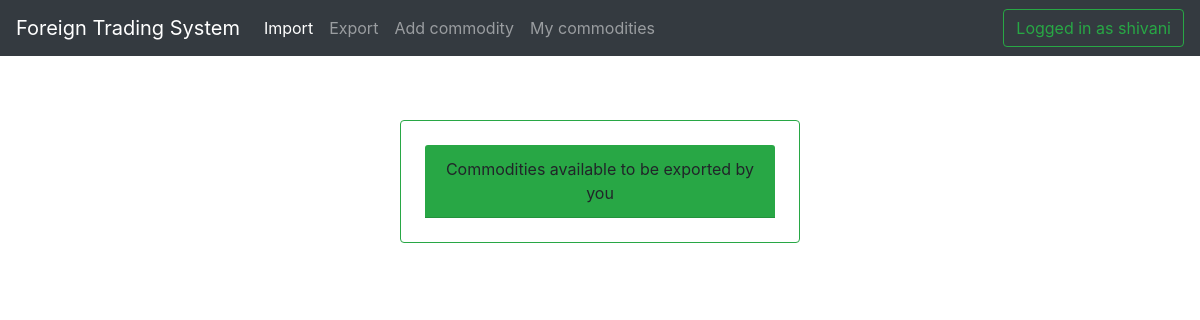
Page /trade/mycommodities/view/ (signed in) on the earlier database version.
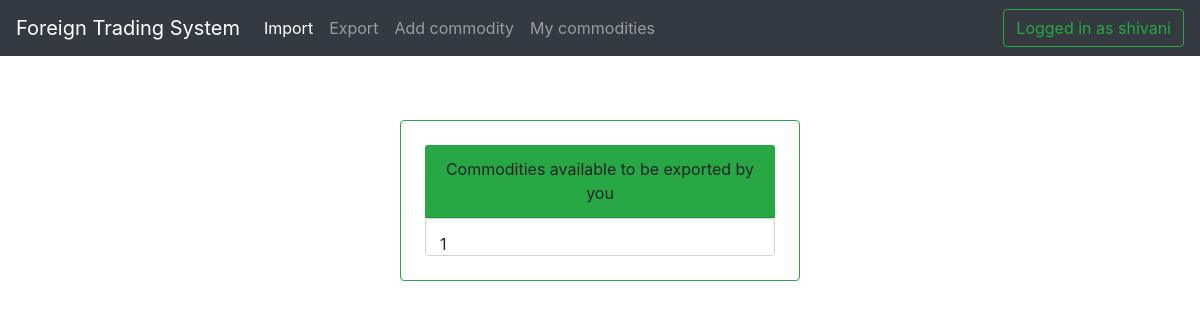
Same page on the later database version.
### trade/models.py (models this page shows, shortened)
class Commodity(models.Model):
    commodityName = models.CharField( max_length = 50)
    exporterName = models.ForeignKey(User, on_delete=models.PROTECT)
    price = models.FloatField()
    quantityAvailable = models.IntegerField()
    description = models.TextField()

### trade/views.py (the view)
def myCommoditiesView(request):
    queryset = Commodity.objects.filter(exporterName = request.user)
    context = {
        'object_list' : queryset
    }
    return render(request, "trade/commodity_list.html", context)

### trade/templates/trade/commodity_list.html
{% extends 'basetemp.html' %}
{% block content %}
<center>
<div class="card border-success col-sm-4 mt-4 p-4">
<div class="card-header bg-success"> Commodities available to be exported by you</div>
<form>
  {% for obj in object_list %}
  <div class="form-control">
        <td><input type="text" readonly class="form-control-plaintext" value={{obj.commodityName}}></td>
  </div>
  {%endfor%}
</form>
</div>
</center>
{% endblock %}

Differences in the rows shown:
added Commodity: commodityName "1"
